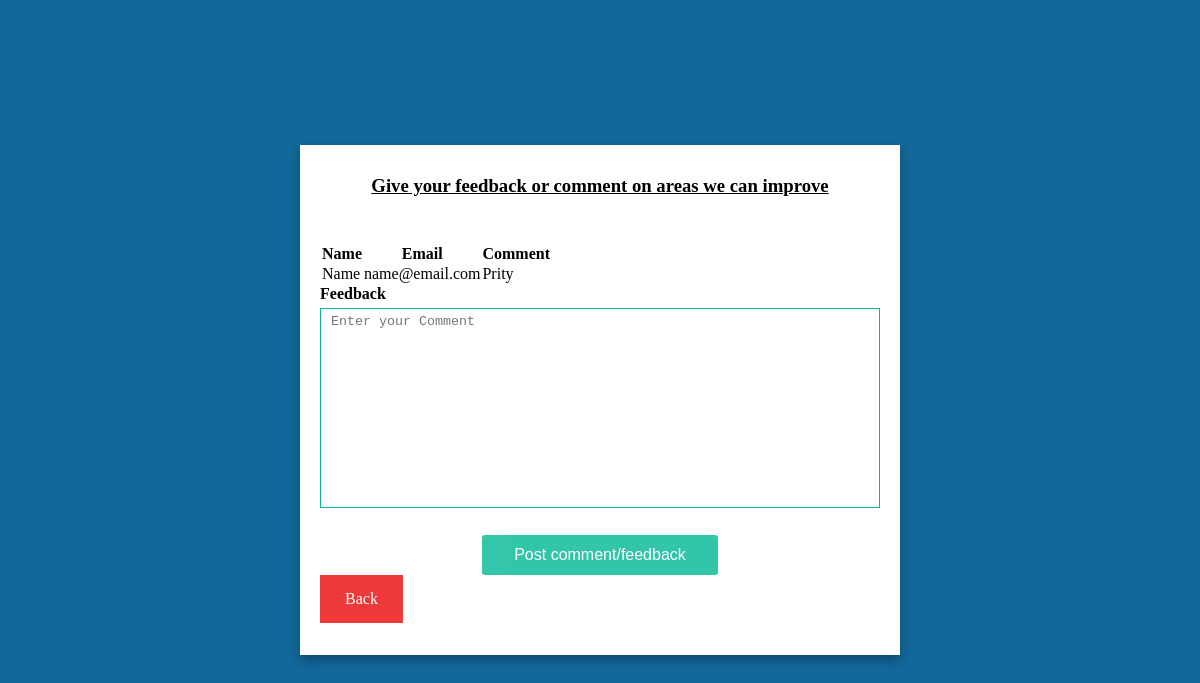
The page /admin/replycomment.php?id=8 on the database its author committed.
### tables this page shows
CREATE TABLE IF NOT EXISTS `comments` (
  `id` int(11) NOT NULL AUTO_INCREMENT,
  `name` varchar(255) DEFAULT NULL,
  `email` varchar(255) DEFAULT NULL,
  `userId` varchar(255) DEFAULT NULL,
  `comment` text NOT NULL,
  `status` varchar(50) DEFAULT 'unread',
  PRIMARY KEY (`id`)
);

### admin/replycomment.php (the view, shortened to what this page needs)
<!DOCTYPE html>
<html>
<head>
</head>
<body>
	<div class="wrapper">
		<h3 style="text-align: center;padding: 10px;text-decoration: underline;">Give your feedback or comment on areas we can improve</h3>
        <table style="border: 1px;">
		<thead id="evaluate">
			<tr>
				<th>Name</th>
				<th>Email</th>
				<th>Comment</th>
			</tr>
		</thead>
		<tbody id="eval">
			<?php
			require 'connect.php';
			$id = $_REQUEST['id'];
			$query = "SELECT * FROM comments WHERE id = '".$id."'";
			$result = mysqli_query($mysqli, $query);
			while($row = mysqli_fetch_assoc($result))
			{
				?>
				<tr>
					<td><?php echo $row['name']; ?></td>
					<td><?php echo $row['email']; ?></td><br>
					<td><?php echo $row['comment']; ?></td><br>
				</tr>
				<?php
			}
			?>
		</tbody>
	</table>
		<form action="replycomment.php" method="POST" class="form">
			<div class="input-group textarea">
				<label for="comment">Feedback</label>
				<textarea id="comment" name="comment" placeholder="Enter your Comment"  required></textarea>
			</div>
			<div class="input-group ">
				<button name="submit" class="btn">Post comment/feedback</button>
				<a href="index.html">Back</a>
			</div>
		</form>
	</div>
</body>
</html>

### admin/replycomment.php (style rules this page uses)
* { margin: 0; padding: 0; box-sizing: border-box; }
body { width: 100%; min-height: 100vh; display: flex; justify-content: center; align-items: center; flex-direction: column; background: #12689a; }
.wrapper { padding: 20px; background: #FFF; box-shadow: 0 5px 10px rgba(0,0,0,0.3); width: 600px; min-height: 400px; }
.wrapper .form .input-group { width: 100%; height: 50px; margin-bottom: 50px; }
.wrapper .form .input-group label { font-weight: 800; margin-bottom: 5px; display: block; }
.wrapper .form .input-group .btn { margin: auto; display: block; padding: .7rem 2rem; opacity: .8; color: #FFF; background: #00b894; border: none; outline: none; border-radius: 3px; cursor: pointer; font-size: 1rem; transition: .3 ease-in; }
.wrapper .form .input-group a { background-color: #ee3a3a; color: white; padding: 15px 25px; text-decoration: none; float:left; }
.wrapper .form .input-group input, .wrapper .form .input-group textarea { width: 100%; height: 100%; border: 1px solid #00b894; outline: none; padding:5px 10px; }
.wrapper .form .input-group.textarea { height: 200px; }
.wrapper .form .input-group.textarea textarea { resize: none; }

### rows shown on the page
comments: name "Name", email "name@email.com", comment "Prity"
